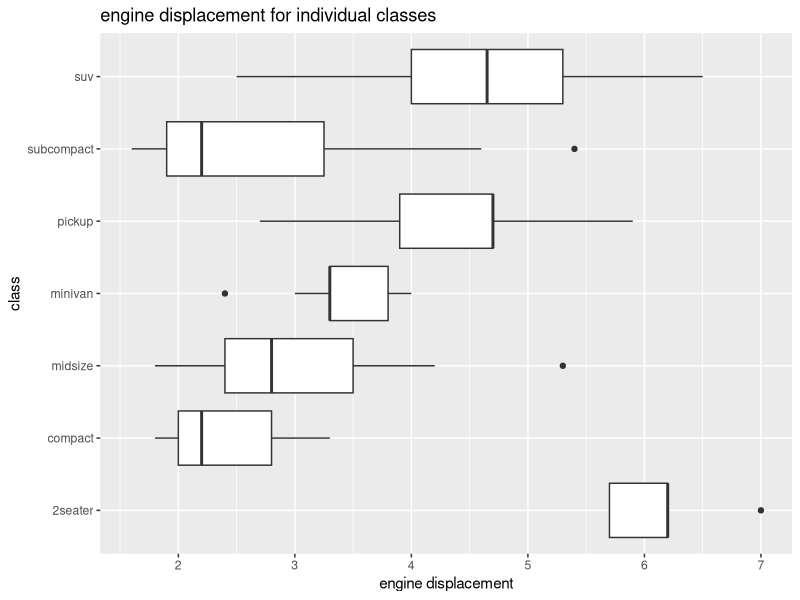

Here is the R script that generated this plot:
## ---- chunk 1
knitr::opts_chunk$set(echo = TRUE)
## ---- chunk 2
library(tidyverse)
library(ggplot2)
ggplot(data = mpg, aes(x = class, y = displ)) +
  geom_boxplot() +
  coord_flip() +
  labs(title = "engine displacement for individual classes", x = "class", y = "engine displacement")
  
## ---- chunk 3
mpg
## ---- chunk 4
wehikul_szczescia <- function(obsuwa, rok_obecny, miesiac_obecny, dzien_obecny) {
  il_h_obecnyrok <- (((12 - miesiac_obecny) * 30) - (30 - dzien_obecny)) * 24
  il_h_naostatnimroku <- (6 * 30 * 24)
  il_h_pomiedzy <- (2021 - rok_obecny + obsuwa) * 365 * 24
  return(il_h_naostatnimroku + il_h_obecnyrok + il_h_pomiedzy)
}
wehikul_szczescia(0, 2018, 3, 12)

